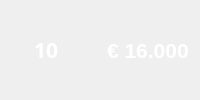
       <widget class="QFrame" name="stage10">
        <property name="enabled">
         <bool>false</bool>
        </property>
        <property name="styleSheet">
         <string notr="true">QFrame:disabled  {
	color: white; 
}
</string>
        </property>
        <layout class="QHBoxLayout" name="stage_10">
         <item>
          <spacer name="horizontalSpacer_12">
           <property name="orientation">
            <enum>Qt::Horizontal</enum>
           </property>
           <property name="sizeType">
            <enum>QSizePolicy::Fixed</enum>
           </property>
           <property name="sizeHint" stdset="0">
            <size>
             <width>23</width>
             <height>20</height>
            </size>
           </property>
          </spacer>
         </item>
         <item>
          <widget class="QLabel" name="label_11">
           <property name="maximumSize">
            <size>
             <width>26</width>
             <height>16777215</height>
            </size>
           </property>
           <property name="font">
            <font>
             <family>OpenSymbol</family>
             <pointsize>16</pointsize>
             <weight>75</weight>
             <bold>true</bold>
            </font>
           </property>
           <property name="text">
            <string>10</string>
           </property>
          </widget>
         </item>
         <item>
          <spacer name="horizontalSpacer_18">
           <property name="orientation">
            <enum>Qt::Horizontal</enum>
           </property>
           <property name="sizeType">
            <enum>QSizePolicy::Fixed</enum>
           </property>
           <property name="sizeHint" stdset="0">
            <size>
             <width>12</width>
             <height>20</height>
            </size>
           </property>
          </spacer>
         </item>
         <item>
          <widget class="QWidget" name="widget_10" native="true">
           <property name="maximumSize">
            <size>
             <width>15</width>
             <height>15</height>
            </size>
           </property>
           <property name="styleSheet">
            <string notr="true">border-image:url(:/images/counter_gem.png);</string>
           </property>
          </widget>
         </item>
         <item>
          <spacer name="horizontalSpacer_40">
           <property name="orientation">
            <enum>Qt::Horizontal</enum>
           </property>
           <property name="sizeType">
            <enum>QSizePolicy::Fixed</enum>
           </property>
           <property name="sizeHint" stdset="0">
            <size>
             <width>20</width>
             <height>20</height>
            </size>
           </property>
          </spacer>
         </item>
         <item>
          <widget class="QLabel" name="label_25">
           <property name="font">
            <font>
             <pointsize>16</pointsize>
             <weight>75</weight>
             <bold>true</bold>
            </font>
           </property>
           <property name="text">
            <string>€ 16.000</string>
           </property>
          </widget>
         </item>
        </layout>
       </widget>
